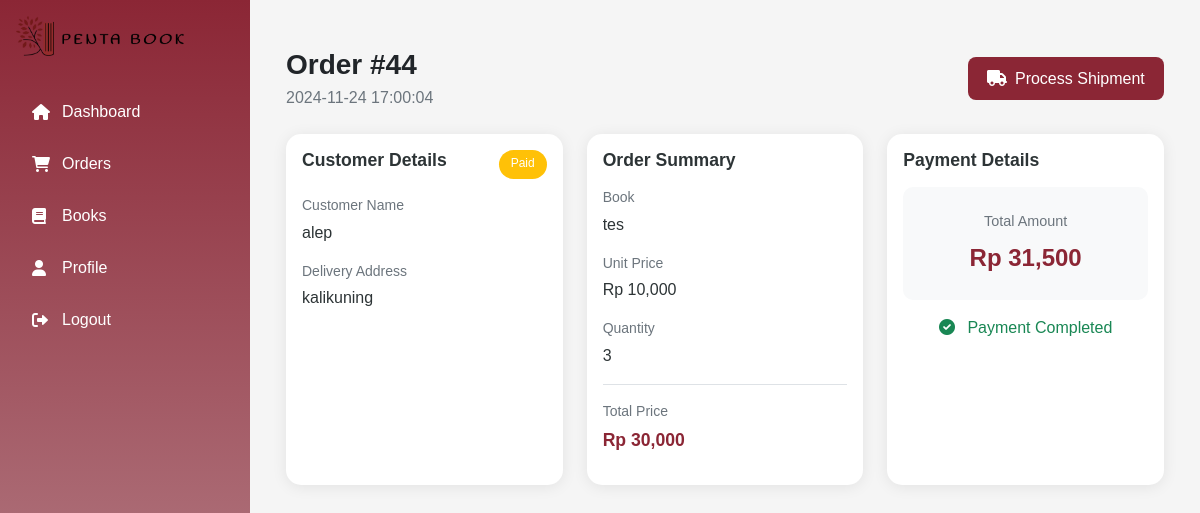
Screenshot of /shop/detail_order/44 (signed in) with the database file from the repository.
### tables this page shows
CREATE TABLE "orderitems"
(
    order_item_id INTEGER
        primary key autoincrement,
    order_id      INTEGER
        references orders,
    book_id       INTEGER
        references books,
    shop_id       INTEGER
        references shop,
    quantity      INTEGER,
    price         REAL,
    total_price   REAL
);

CREATE TABLE "orders"
(
    order_id         INTEGER
        primary key autoincrement,
    cart_id          INTEGER
        references cart,
    buyer_id         INTEGER
        references buyer,
    order_date       TEXT,
    subtotal         REAL,
    total            REAL,
    status           TEXT,
    delivery_address TEXT
);

CREATE TABLE buyer (
    buyer_id INTEGER PRIMARY KEY AUTOINCREMENT,
    username TEXT NOT NULL UNIQUE,
    dob TEXT,
    email TEXT NOT NULL UNIQUE,
    phone_number TEXT,
    password TEXT NOT NULL,
    buyer_address TEXT
);

CREATE TABLE "books"
(
    book_id     INTEGER
        primary key autoincrement,
    category_id integer
        references categories,
    shop_id     integer
        references shop,
    book_name   TEXT,
    isbn        integer,
    author      TEXT,
    desc        TEXT,
    price       REAL,
    stock       integer,
    img_url     TEXT
);

### app.py (the view)
@app.route('/shop/detail_order/<int:order_id>', methods=['GET', 'POST'])
def detail_order(order_id):
    if session.get('role') != 'shop':
        flash('You need to be logged in as a shop to access this page.', 'warning')
        return redirect(url_for('shop_login'))
    db = get_db()
    shop_id = session.get('shop_id')
    query_orders = '''
    SELECT
        orders.order_id, buyer.buyer_id, buyer.username AS buyer_name,
        books.book_name, orderitems.quantity, orderitems.price,
        orderitems.total_price, orders.total, orders.order_date,
        orders.delivery_address, orders.status

    FROM
        orders
    JOIN orderitems ON orders.order_id = orderitems.order_id
    JOIN buyer ON orders.buyer_id = buyer.buyer_id
    JOIN books ON books.book_id = orderitems.book_id
    WHERE
        orders.status = 'paid' AND
        orderitems.shop_id = ? AND
        orders.order_id = ?
    '''
    cur = db.execute(query_orders, (shop_id, order_id))
    orders = cur.fetchall()
    return render_template('shop/detail_order.html', orders=orders)

### app.py (called while the page is built)
def get_db():
    if 'db' not in g:
        g.db = sqlite3.connect(app.config['DATABASE'])
        g.db.row_factory = sqlite3.Row
    return g.db

### templates/shop/detail_order.html (shortened to what this page needs)
{% extends "shop/base_shop.html" %}
{% block content %}
<div class="container-fluid py-4">
    {% for order in orders %}
    <div class="d-flex justify-content-between align-items-center mb-4">
        <div>
            <h1 class="h3 mb-1">Order #{{ order['order_id'] }}</h1>
            <p class="text-muted mb-0">{{ order['order_date'] }}</p>
        </div>
        <form action="{{ url_for('create_shipment_route', order_id=order['order_id']) }}" method="POST">
            <button type="submit" class="btn btn-burgundy">
                <i class="fas fa-truck me-2"></i>Process Shipment
            </button>
        </form>
    </div>
    <div class="row g-4">
        <div class="col-md-6 col-lg-4">
            <div class="card h-100">
                <div class="card-body">
                    <div class="d-flex justify-content-between mb-3">
                        <h5 class="card-title">Customer Details</h5>
                        <span class="badge bg-{{ 'success' if order['status'] == 'completed' else 'warning' }} rounded-pill">
                            {{ order['status']|title }}
                        </span>
                    </div>
                    <div class="customer-info">
                        <div class="info-item">
                            <span class="info-label">Customer Name</span>
                            <span class="info-value">{{ order['buyer_name'] }}</span>
                        </div>
                        <div class="info-item">
                            <span class="info-label">Delivery Address</span>
                            <span class="info-value">{{ order['delivery_address'] }}</span>
                        </div>
                    </div>
                </div>
            </div>
        </div>
        <div class="col-md-6 col-lg-4">
            <div class="card h-100">
                <div class="card-body">
                    <h5 class="card-title mb-3">Order Summary</h5>
                    <div class="summary-items">
                        <div class="summary-item">
                            <span class="item-label">Book</span>
                            <span class="item-value">{{ order['book_name'] }}</span>
                        </div>
                        <div class="summary-item">
                            <span class="item-label">Unit Price</span>
                            <span class="item-value">Rp {{ '{:,.0f}'.format(order['price']) }}</span>
                        </div>
                        <div class="summary-item">
                            <span class="item-label">Quantity</span>
                            <span class="item-value">{{ order['quantity'] }}</span>
                        </div>
                        <div class="summary-item total">
                            <span class="item-label">Total Price</span>
                            <span class="item-value">Rp {{ '{:,.0f}'.format(order['total_price']) }}</span>
                        </div>
                    </div>
                </div>
            </div>
        </div>
        <div class="col-md-6 col-lg-4">
            <div class="card h-100">
                <div class="card-body">
                    <h5 class="card-title mb-3">Payment Details</h5>
                    <div class="payment-info">
                        <div class="total-amount mb-3">
                            <span class="amount-label">Total Amount</span>
                            <span class="amount-value">Rp {{ '{:,.0f}'.format(order['total']) }}</span>
                        </div>
                        <div class="payment-status">
                            <i class="fas fa-check-circle text-success me-2"></i>
                            Payment Completed
                        </div>
                    </div>
                </div>
            </div>
        </div>
    </div>
    {% endfor %}
</div>
{% endblock %}

### templates/shop/detail_order.html (style rules this page uses)
.card { border: none; border-radius: 15px; box-shadow: 0 2px 15px rgba(0,0,0,0.08); }
.card-title { color: #2d3436; font-weight: 600; font-size: 1.1rem; }
.btn-burgundy { background-color: #8B2635; border: none; color: white; padding: 0.6rem 1.2rem; border-radius: 8px; transition: all 0.2s; }
.badge { padding: 0.6em 1em; font-weight: 500; }
.info-item, .summary-item { display: flex; flex-direction: column; margin-bottom: 1rem; }
.info-label, .item-label { font-size: 0.875rem; color: #6c757d; margin-bottom: 0.3rem; }
.info-value, .item-value { font-weight: 500; color: #2d3436; }
.total { margin-top: 1rem; padding-top: 1rem; border-top: 1px solid #dee2e6; }
.total .item-value { color: #8B2635; font-size: 1.1rem; font-weight: 600; }
.payment-info .total-amount { text-align: center; padding: 1.5rem; background: #f8f9fa; border-radius: 10px; }
.amount-label { display: block; color: #6c757d; font-size: 0.9rem; margin-bottom: 0.5rem; }
.amount-value { display: block; font-size: 1.5rem; font-weight: 600; color: #8B2635; }
.payment-status { text-align: center; color: #198754; font-weight: 500; }

### templates/shop/base_shop.html (style rules this page uses)
:root { --burgundy: #8B2635; --burgundy-light: #BC8F96; --burgundy-lighter: #F2D9DC; --sidebar-width: 250px; }
body { margin: 0; font-family: Arial, sans-serif; background-color: #f5f5f5; }

### rows the page displays
orderitems: order_id "44", order_date "2024-11-24 17:00:04", status "Paid", buyer_name "alep", delivery_address "kalikuning", book_name "tes", price "10,000", quantity "3", total_price "30,000"
orders: total "31,500"
